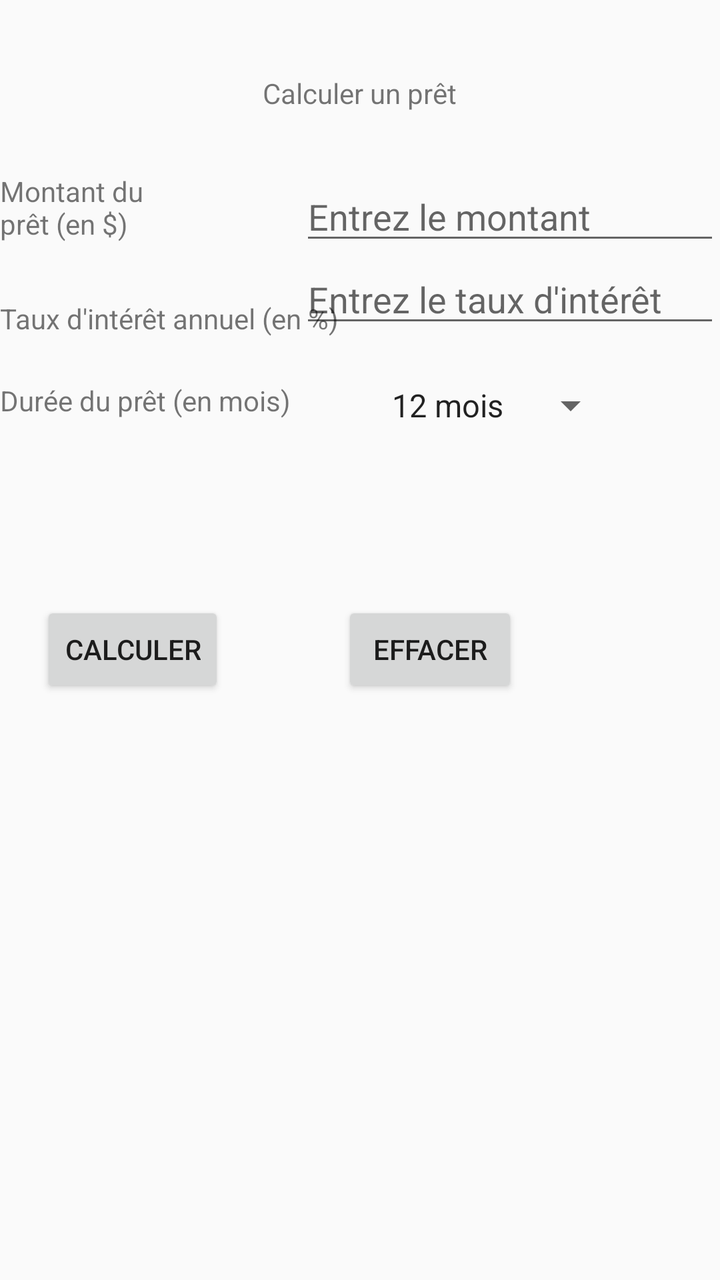
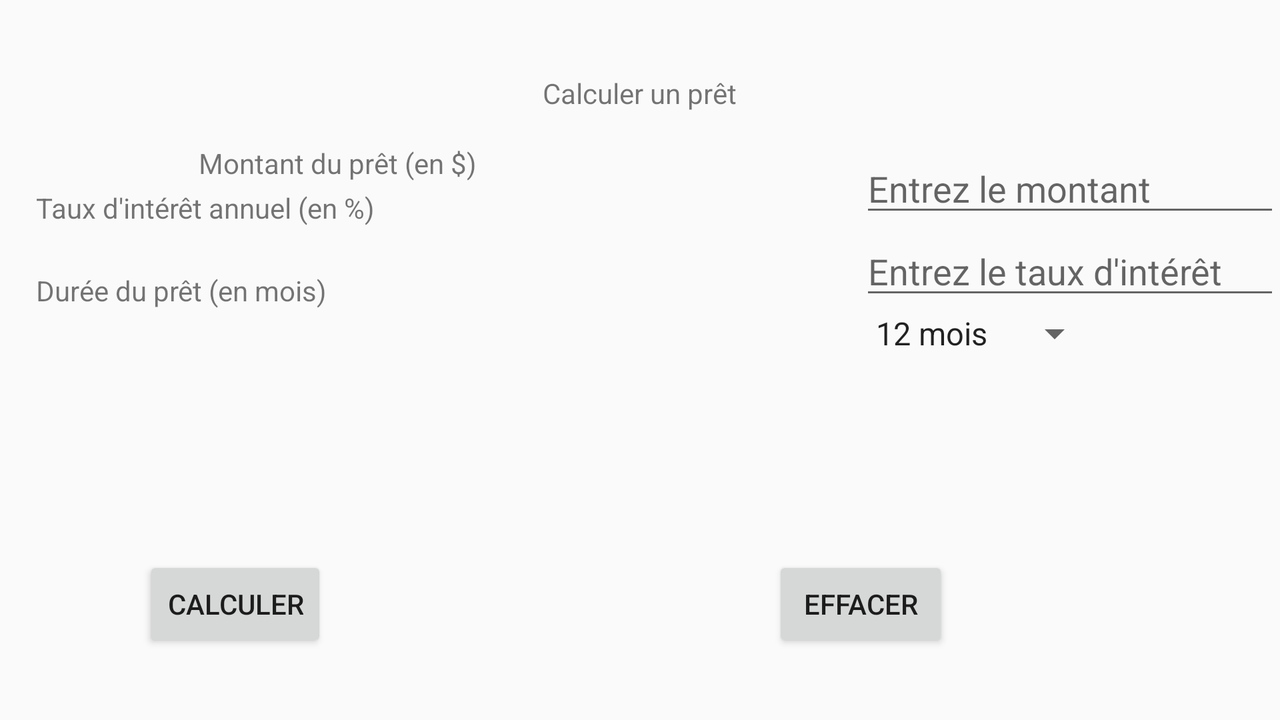

Compare how this app lays out the same screen by default and in its alternative resource folder. The renders come first, then the two layout files and the values they reference.
<!-- AndroidManifest.xml: application theme AppTheme -->
<!-- res/layout/calculer_un_pret.xml -->
<?xml version="1.0" encoding="utf-8"?>
<android.support.v4.widget.DrawerLayout
    xmlns:android="http://schemas.android.com/apk/res/android"
    android:id="@+id/drawer_layout"
    android:layout_width="match_parent"
    android:layout_height="match_parent">
    <LinearLayout xmlns:android="http://schemas.android.com/apk/res/android"
        xmlns:tools="http://schemas.android.com/tools"
        android:orientation="vertical" android:layout_width="match_parent"
        android:layout_height="match_parent">

        <RelativeLayout
            android:layout_width="match_parent"
            android:layout_height="match_parent">


            <TextView
                android:layout_width="wrap_content"
                android:layout_height="wrap_content"
                android:layout_alignParentTop="true"
                android:layout_centerHorizontal="true"
                android:layout_marginTop="37dp"
                android:id="@+id/Titre_pret"
                android:text="@string/titre_pret" />

            <TextView
                android:text="@string/titre_info_montant"
                android:layout_width="wrap_content"
                android:layout_height="wrap_content"
                android:layout_below="@+id/Titre_pret"
                android:layout_toLeftOf="@+id/Titre_pret"
                android:layout_toStartOf="@+id/Titre_pret"
                android:layout_marginRight="33dp"
                android:layout_marginEnd="33dp"
                android:layout_marginTop="30dp"
                android:id="@+id/titre_info_montant" />

            <EditText
                android:layout_width="wrap_content"
                android:layout_height="wrap_content"
                android:inputType="numberDecimal"
                android:ems="10"
                android:layout_alignTop="@+id/titre_info_montant"
                android:layout_alignParentRight="true"
                android:layout_alignParentEnd="true"
                android:id="@+id/entrerMontant"
                android:hint="@string/hint_montant" />

            <TextView
                android:text="@string/titre_info_duree"
                android:layout_width="wrap_content"
                android:layout_height="wrap_content"
                android:layout_below="@+id/entrerTaux"
                android:layout_alignParentLeft="true"
                android:layout_alignParentStart="true"
                android:layout_marginTop="22dp"
                android:id="@+id/titre_info_durePret" />

            <Button
                android:text="@string/txt_btn_calculer"
                android:layout_width="wrap_content"
                android:layout_height="wrap_content"
                android:layout_below="@+id/titre_info_durePret"
                android:layout_toLeftOf="@+id/Titre_pret"
                android:layout_toStartOf="@+id/Titre_pret"
                android:layout_marginRight="19dp"
                android:layout_marginEnd="19dp"
                android:layout_marginTop="91dp"
                android:id="@+id/boutonCalculer" />

            <Button
                android:text="@string/txt_btn_effacer"
                android:layout_width="wrap_content"
                android:layout_height="wrap_content"
                android:layout_alignTop="@+id/boutonCalculer"
                android:layout_alignLeft="@+id/entrerTaux"
                android:layout_alignStart="@+id/entrerTaux"
                android:layout_marginLeft="21dp"
                android:layout_marginStart="21dp"
                android:id="@+id/bouttonEffacer" />

            <TextView
                android:layout_width="wrap_content"
                android:layout_height="wrap_content"
                android:layout_alignTop="@+id/titre_info_durePret"
                android:layout_alignRight="@+id/bouttonEffacer"
                android:layout_alignEnd="@+id/bouttonEffacer"
                android:id="@+id/DurePret" />

            <TextView
                android:text="@string/titre_info_interet"
                android:layout_width="wrap_content"
                android:layout_height="wrap_content"
                android:id="@+id/titreInfoTaux"
                android:layout_above="@+id/titre_info_durePret"
                android:layout_alignParentLeft="true"
                android:layout_alignParentStart="true" />

            <EditText
                android:layout_width="wrap_content"
                android:layout_height="wrap_content"
                android:ems="10"
                android:id="@+id/entrerTaux"
                android:inputType="numberDecimal"
                android:layout_below="@+id/entrerMontant"
                android:layout_alignLeft="@+id/entrerMontant"
                android:layout_alignStart="@+id/entrerMontant"
                android:hint="@string/hint_interet" />

            <Spinner
                android:layout_width="wrap_content"
                android:layout_height="wrap_content"
                android:layout_marginLeft="17dp"
                android:layout_marginStart="17dp"
                android:id="@+id/spinner_dure"
                android:layout_alignTop="@+id/DurePret"
                android:layout_alignLeft="@+id/bouttonEffacer"
                android:layout_alignStart="@+id/bouttonEffacer"
                android:entries="@array/tab_duree" />

        </RelativeLayout>
    </LinearLayout>
    <ListView
        android:id="@+id/list_navigation"
        android:layout_width="250dp"
        android:layout_height="match_parent"
        android:layout_gravity="start"
        android:background="#FFEEEEEE"
        android:choiceMode="singleChoice"
        android:entries="@array/tab_activites" />
</android.support.v4.widget.DrawerLayout>
<!-- resources referenced by this layout -->
<resources>
  <string-array name="tab_activites">
          <item>Calculer un prêt</item>
          <item>Identifier un conifère</item>
          <item>Réseaux Sociaux</item>
          </string-array>
  <string-array name="tab_duree">
          <item>12 mois</item>
          <item>24 mois</item>
          <item>36 mois</item>
          <item>48 mois</item>
          <item>60 mois</item>
          <item>72 mois</item>
          <item>84 mois</item>
      </string-array>
  <string name="hint_interet">Entrez le taux d\'intérêt</string>
  <string name="hint_montant">Entrez le montant</string>
  <string name="titre_info_duree">Durée du prêt (en mois)</string>
  <string name="titre_info_interet">Taux d\'intérêt annuel (en %)</string>
  <string name="titre_info_montant">Montant du prêt (en $)</string>
  <string name="titre_pret">Calculer un prêt</string>
  <string name="txt_btn_calculer">Calculer</string>
  <string name="txt_btn_effacer">Effacer</string>
  <style name="AppTheme" parent="Theme.AppCompat.Light.DarkActionBar">
          
          <item name="colorPrimary">@color/colorPrimary</item>
          <item name="colorPrimaryDark">@color/colorPrimaryDark</item>
          <item name="colorAccent">@color/colorAccent</item>
      </style>
  <color name="colorPrimary">#4caf50</color>
  <color name="colorPrimaryDark">#388e3c</color>
  <color name="colorAccent">#FF4081</color>
</resources>
<!-- res/layout-land/calculer_un_pret.xml (the repository's variant of the layout above) -->
<!-- drawn on the phone turned sideways -->
<?xml version="1.0" encoding="utf-8"?>
<android.support.v4.widget.DrawerLayout
    xmlns:android="http://schemas.android.com/apk/res/android"
    android:id="@+id/drawer_layout"
    android:layout_width="match_parent"
    android:layout_height="match_parent">
    <LinearLayout xmlns:android="http://schemas.android.com/apk/res/android"
        xmlns:tools="http://schemas.android.com/tools"
        android:orientation="vertical" android:layout_width="match_parent"
        android:layout_height="match_parent">

        <RelativeLayout
            android:layout_width="match_parent"
            android:layout_height="match_parent">


            <TextView
                android:layout_width="wrap_content"
                android:layout_height="wrap_content"
                android:layout_alignParentTop="true"
                android:layout_centerHorizontal="true"
                android:layout_marginTop="37dp"
                android:id="@+id/Titre_pret"
                android:text="@string/titre_pret" />

            <EditText
                android:layout_width="wrap_content"
                android:layout_height="wrap_content"
                android:inputType="numberDecimal"
                android:ems="10"
                android:layout_alignTop="@+id/titre_info_montant"
                android:layout_alignParentRight="true"
                android:layout_alignParentEnd="true"
                android:id="@+id/entrerMontant"
                android:hint="@string/hint_montant" />

            <TextView
                android:layout_width="wrap_content"
                android:layout_height="wrap_content"
                android:layout_alignTop="@+id/titre_info_durePret"
                android:layout_alignRight="@+id/bouttonEffacer"
                android:layout_alignEnd="@+id/bouttonEffacer"
                android:id="@+id/DurePret" />

            <EditText
                android:layout_width="wrap_content"
                android:layout_height="wrap_content"
                android:ems="10"
                android:id="@+id/entrerTaux"
                android:inputType="numberDecimal"
                android:layout_below="@+id/entrerMontant"
                android:layout_alignLeft="@+id/entrerMontant"
                android:layout_alignStart="@+id/entrerMontant"
                android:hint="@string/hint_interet" />

            <TextView
                android:text="@string/titre_info_montant"
                android:layout_width="wrap_content"
                android:layout_height="wrap_content"
                android:layout_marginRight="33dp"
                android:layout_marginEnd="33dp"
                android:layout_marginTop="16dp"
                android:id="@+id/titre_info_montant"
                android:layout_below="@+id/Titre_pret"
                android:layout_toLeftOf="@+id/Titre_pret"
                android:layout_toStartOf="@+id/Titre_pret" />

            <TextView
                android:text="@string/titre_info_interet"
                android:layout_width="wrap_content"
                android:layout_height="wrap_content"
                android:id="@+id/titreInfoTaux"
                android:layout_marginLeft="18dp"
                android:layout_marginStart="18dp"
                android:layout_above="@+id/entrerTaux"
                android:layout_alignParentLeft="true"
                android:layout_alignParentStart="true" />

            <Button
                android:text="@string/txt_btn_calculer"
                android:layout_width="wrap_content"
                android:layout_height="wrap_content"
                android:id="@+id/boutonCalculer"
                android:layout_marginBottom="34dp"
                android:layout_alignParentBottom="true"
                android:layout_alignRight="@+id/titre_info_durePret"
                android:layout_alignEnd="@+id/titre_info_durePret" />

            <Button
                android:text="@string/txt_btn_effacer"
                android:layout_width="wrap_content"
                android:layout_height="wrap_content"
                android:id="@+id/bouttonEffacer"
                android:layout_marginLeft="18dp"
                android:layout_marginStart="18dp"
                android:layout_alignBaseline="@+id/boutonCalculer"
                android:layout_alignBottom="@+id/boutonCalculer"
                android:layout_toRightOf="@+id/Titre_pret"
                android:layout_toEndOf="@+id/Titre_pret" />

            <Spinner
                android:layout_width="wrap_content"
                android:layout_height="wrap_content"
                android:id="@+id/spinner_dure"
                android:entries="@array/tab_duree"
                android:layout_below="@+id/DurePret"
                android:layout_alignLeft="@+id/entrerTaux"
                android:layout_alignStart="@+id/entrerTaux" />

            <TextView
                android:text="@string/titre_info_duree"
                android:layout_width="wrap_content"
                android:layout_height="wrap_content"
                android:id="@+id/titre_info_durePret"
                android:layout_alignBottom="@+id/entrerTaux"
                android:layout_alignLeft="@+id/titreInfoTaux"
                android:layout_alignStart="@+id/titreInfoTaux" />

        </RelativeLayout>
    </LinearLayout>
    <ListView
        android:id="@+id/list_navigation"
        android:layout_width="250dp"
        android:layout_height="match_parent"
        android:layout_gravity="start"
        android:background="#FFEEEEEE"
        android:choiceMode="singleChoice"
        android:entries="@array/tab_activites" />
</android.support.v4.widget.DrawerLayout>
